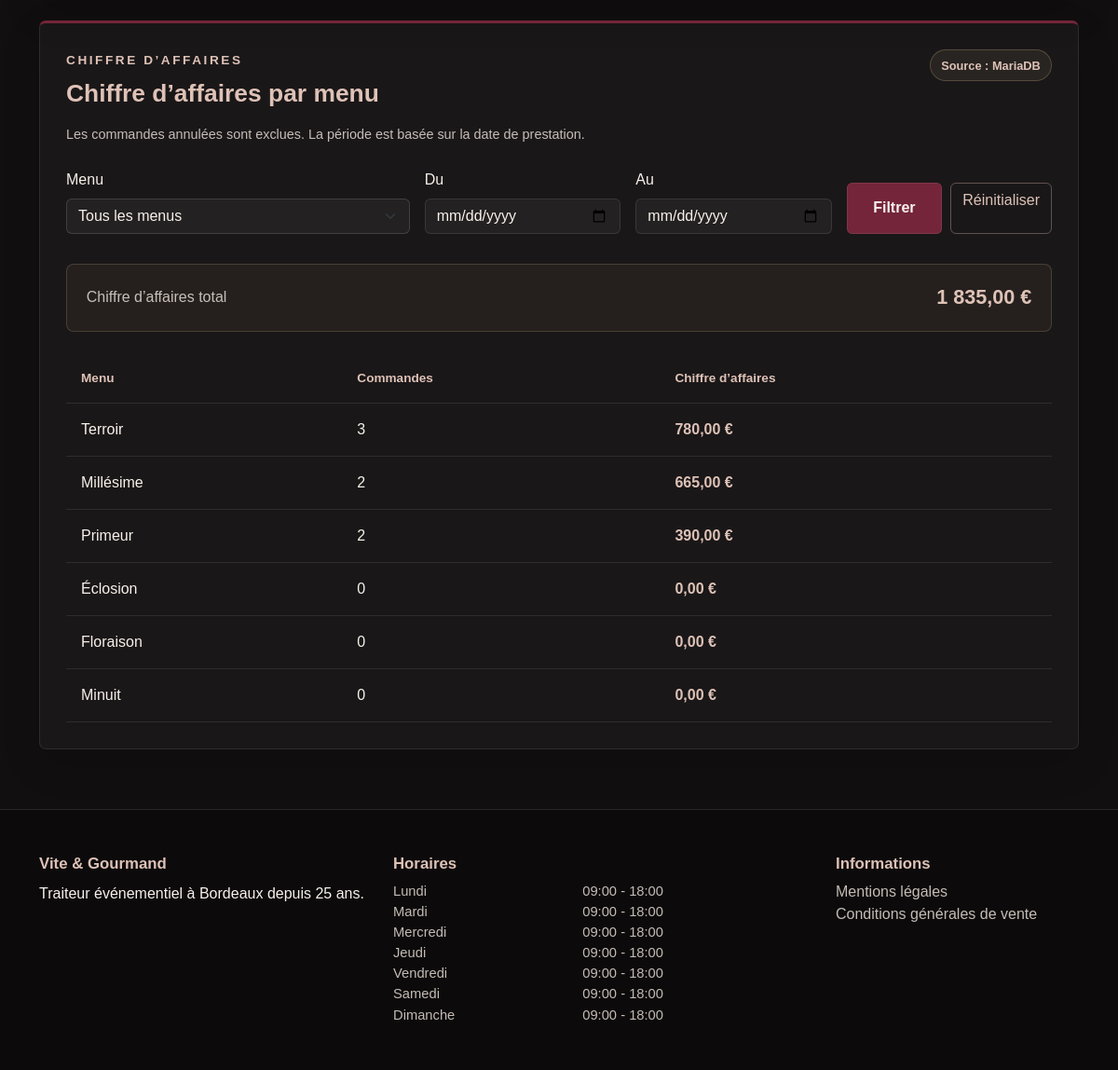
The app's page /admin/statistics (signed in, lower part), older data.
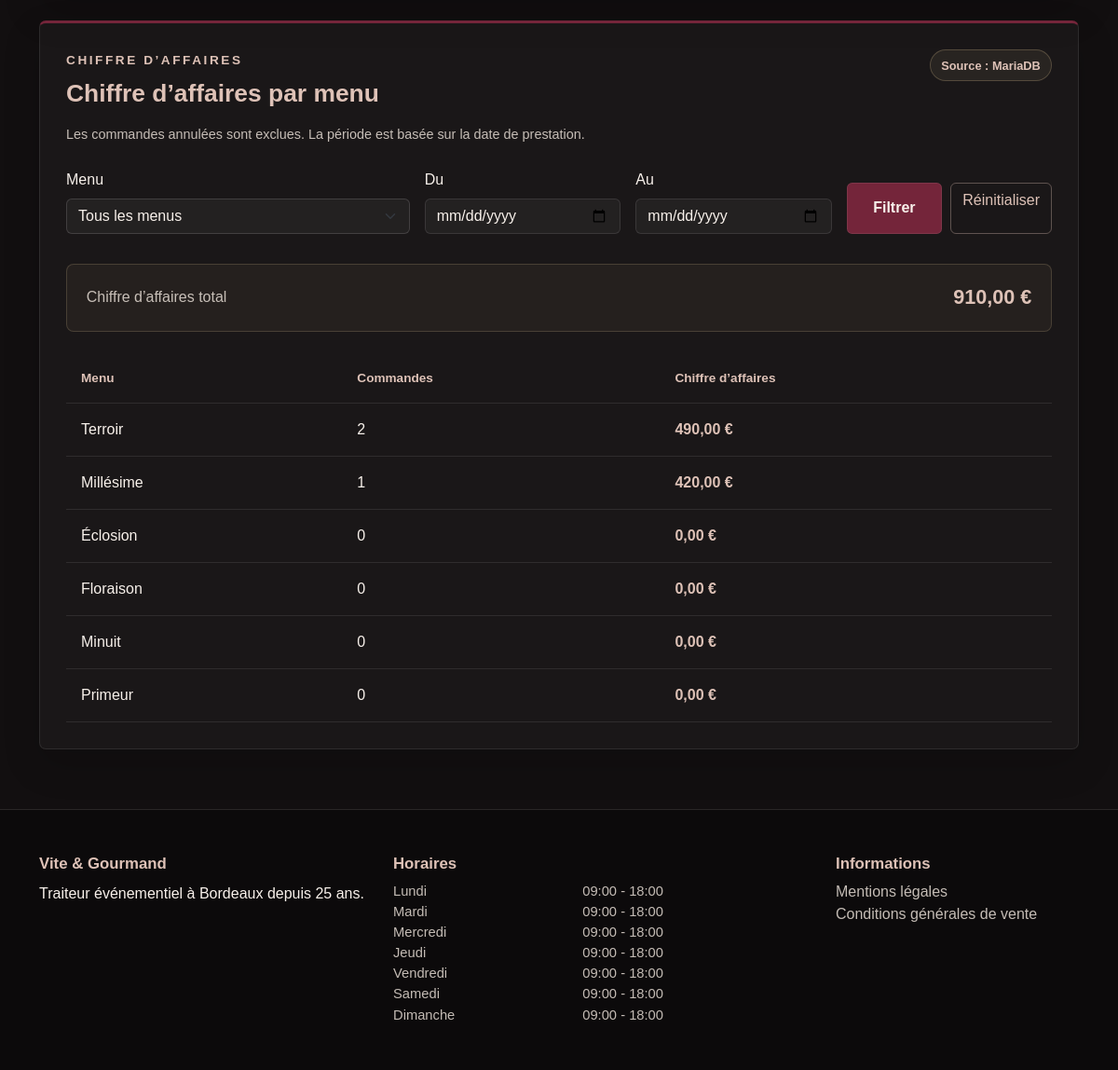
The same page, newer data.
### tables this page shows
CREATE TABLE menus (
    id INT AUTO_INCREMENT PRIMARY KEY,
    theme_id INT NOT NULL,
    dietary_type_id INT NOT NULL,
    title VARCHAR(150) NOT NULL,
    description TEXT NOT NULL,
    conditions TEXT NOT NULL,
    minimum_order_days INT NOT NULL DEFAULT 1,
    available_from DATE NULL,
    available_until DATE NULL,
    minimum_people INT NOT NULL,
    base_price DECIMAL(10, 2) NOT NULL,
    stock_quantity INT NOT NULL DEFAULT 0,
    is_active BOOLEAN NOT NULL DEFAULT TRUE,
    created_at TIMESTAMP NOT NULL DEFAULT CURRENT_TIMESTAMP,
    updated_at TIMESTAMP NOT NULL DEFAULT CURRENT_TIMESTAMP
        ON UPDATE CURRENT_TIMESTAMP,

    CONSTRAINT fk_menus_theme
        FOREIGN KEY (theme_id)
        REFERENCES themes(id)
        ON DELETE RESTRICT,

    CONSTRAINT fk_menus_dietary_type
        FOREIGN KEY (dietary_type_id)
        REFERENCES dietary_types(id)
        ON DELETE RESTRICT
);

CREATE TABLE opening_hours (
    id INT AUTO_INCREMENT PRIMARY KEY,
    day_number TINYINT NOT NULL UNIQUE,
    day_name VARCHAR(20) NOT NULL,
    opening_time TIME NULL,
    closing_time TIME NULL,
    is_closed BOOLEAN NOT NULL DEFAULT FALSE
);

### app/Views/layouts/main.php (called while the page is built)
<?php
require BASE_PATH
    . '/app/Views/layouts/header.php';
require $view;
require BASE_PATH
    . '/app/Views/layouts/footer.php';

### app/Controllers/AdminController.php (called while the page is built, shortened)
<?php
class AdminController
{
    public function statistics(): void
    {
        $revenueError = null;
        $selectedMenuId = null;
        $startDate =
            trim(
                (string) ($_GET['start_date'] ?? '')
            );
        $endDate =
            trim(
                (string) ($_GET['end_date'] ?? '')
            );
        if ($revenueError === null) {
            $revenueStatistics =
                OrderStatistics::getRevenueByMenu(
                    $selectedMenuId,
                    $startDate !== ''
                        ? $startDate
                        : null,
                    $endDate !== ''
                        ? $endDate
                        : null
                );
        }
        $openingHours =
            OpeningHour::getAll();
        $view =
            BASE_PATH
            . '/app/Views/admin/statistics.php';
        require BASE_PATH
            . '/app/Views/layouts/main.php';
    }
}

### app/Services/Router.php (called while the page is built, shortened)
<?php
class Router
{
    private array $routes = [];
    public function get(string $path, array $action): void
    {
        $this->routes['GET'][$path] = $action;
    }
    public function post(string $path, array $action): void
    {
        $this->routes['POST'][$path] = $action;
    }
    public function dispatch(string $uri): void
    {
        $method = $_SERVER['REQUEST_METHOD'];
        $path = parse_url($uri, PHP_URL_PATH) ?? '/';
        $path = '/' . trim($path, '/');
        [$controllerClass, $methodName] = $this->routes[$method][$path];
        $controller = new $controllerClass();
        $controller->$methodName();
    }
}

### public/index.php (called while the page is built, shortened)
<?php
$router = new Router();
$router->dispatch(
    $_SERVER['REQUEST_URI']
);

### app/Models/OrderStatistics.php (called while the page is built, shortened)
<?php
class OrderStatistics
{
    public static function getRevenueByMenu(
        ?int $menuId,
        ?string $startDate,
        ?string $endDate
    ): array {
        $connection = Database::getConnection();
        $sql = '
            SELECT
                menus.id AS menu_id,
                menus.title AS menu_title,
                COUNT(orders.id) AS order_count,
                COALESCE(
                    SUM(orders.total_price),
                    0
                ) AS revenue
            FROM menus
            LEFT JOIN orders
                ON orders.menu_id = menus.id
                AND orders.current_status_id <> (
                    SELECT id
                    FROM order_statuses
                    WHERE name = :cancelled_status
                    LIMIT 1
                )
        ';
        $parameters = [
            'cancelled_status' => 'Annulée',
        ];
        $sql .= '
            WHERE 1 = 1
        ';
        $sql .= '
            GROUP BY
                menus.id,
                menus.title
            ORDER BY
                revenue DESC,
                menus.title ASC
        ';
        $query = $connection->prepare($sql);
        $query->execute($parameters);
        return $query->fetchAll(PDO::FETCH_ASSOC);
    }
}

### app/Models/OpeningHour.php (called while the page is built, shortened)
<?php
class OpeningHour
{
    public static function getAll(): array
    {
        $pdo = Database::getConnection();
        $sql = '
            SELECT
                id,
                day_number,
                day_name,
                opening_time,
                closing_time,
                is_closed
            FROM opening_hours
            ORDER BY day_number
        ';
        $statement = $pdo->query($sql);
        return $statement->fetchAll(PDO::FETCH_ASSOC);
    }
}

### app/Views/admin/statistics.php (the view, shortened to what the changed rows need)
<?php
$revenueTotal = 0.0;
foreach ($revenueStatistics as $statistic) {
    $revenueTotal +=
        (float) $statistic['revenue'];
}
?>
<section class="employee-dashboard-section py-5">
    <div class="container py-3">
        <div
            class="employee-dashboard-card mt-4"
            id="revenue">
            <div class="admin-statistics-heading">
                <div>
                    <h2 class="employee-dashboard-card-title">
                        Chiffre d’affaires par menu
                    </h2>
                </div>
            </div>
            <?php if ($revenueError !== null): ?>
                <div
                    class="alert alert-danger mt-4"
                    role="alert">
                    <?php
                    echo htmlspecialchars(
                        $revenueError
                    );
                    ?>
                </div>
            <?php else: ?>
                <div class="admin-revenue-summary">
                    <span>
                        Chiffre d’affaires total
                    </span>
                    <strong>
                        <?php
                        echo number_format(
                            $revenueTotal,
                            2,
                            ',',
                            ' '
                        );
                        ?> €
                    </strong>
                </div>
                <?php if (empty($revenueStatistics)): ?>
                    <div class="employee-empty-state mt-4">
                        <p class="mb-0">
                            Aucun résultat pour cette période.
                        </p>
                    </div>
                <?php else: ?>
                    <div class="table-responsive mt-4">
                        <table class="admin-revenue-table">
                            <thead>
                                <tr>
                                    <th scope="col">
                                        Menu
                                    </th>
                                    <th scope="col">
                                        Commandes
                                    </th>
                                    <th scope="col">
                                        Chiffre d’affaires
                                    </th>
                                </tr>
                            </thead>
                            <tbody>
                                <?php foreach (
                                    $revenueStatistics
                                    as $statistic
                                ): ?>
                                    <tr>
                                        <td>
                                            <?php
                                            echo htmlspecialchars(
                                                $statistic['menu_title']
                                            );
                                            ?>
                                        </td>
                                        <td>
                                            <?php
                                            echo (int)
                                            $statistic['order_count'];
                                            ?>
                                        </td>
                                        <td>
                                            <strong>
                                                <?php
                                                echo number_format(
                                                    (float)
                                                    $statistic['revenue'],
                                                    2,
                                                    ',',
                                                    ' '
                                                );
                                                ?> €
                                            </strong>
                                        </td>
                                    </tr>
                                <?php endforeach; ?>
                            </tbody>
                        </table>
                    </div>
                <?php endif; ?>
            <?php endif; ?>
        </div>
    </div>
</section>

### app/Views/layouts/footer.php (shortened to what the changed rows need)
</main>
<footer class="site-footer">
    <div class="container py-5">
        <div class="row gy-4">
            <div class="col-lg-4 col-md-6">
                <h2 class="footer-title">
                    Vite & Gourmand
                </h2>
            </div>
            <div class="col-lg-5 col-md-6">
                <h2 class="footer-title">
                    Horaires
                </h2>
                <?php if (!empty($openingHours)): ?>
                    <ul class="opening-hours-list list-unstyled mb-0">
                        <?php foreach ($openingHours as $openingHour): ?>
                            <li class="opening-hours-item">
                                <span>
                                    <?php echo htmlspecialchars($openingHour['day_name']); ?>
                                </span>
                                <span>
                                    <?php if ((bool) $openingHour['is_closed']): ?>
                                        Fermé
                                    <?php else: ?>
                                        <?php
                                        echo htmlspecialchars(
                                            substr($openingHour['opening_time'], 0, 5)
                                        );
                                        ?>
                                        -
                                        <?php
                                        echo htmlspecialchars(
                                            substr($openingHour['closing_time'], 0, 5)
                                        );
                                        ?>
                                    <?php endif; ?>
                                </span>
                            </li>
                        <?php endforeach; ?>
                    </ul>
                <?php else: ?>
                    <p class="mb-0">
                        Les horaires seront bientôt disponibles.
                    </p>
                <?php endif; ?>
            </div>
            <div class="col-lg-3 col-md-6">
                <h2 class="footer-title">
                    Informations
                </h2>
            </div>
        </div>
    </div>
</footer>
</body>
</html>

Row changes from the older to the newer data that the page shows:
changed menus "Terroir": order_count "3" → "2"; revenue "780,00" → "490,00"
changed menus "Millésime": order_count "2" → "1"; revenue "665,00" → "420,00"
changed menus "Primeur": order_count "2" → "0"; revenue "390,00" → "0,00"; moves down the list
Text that changed along with them:
$revenueTotal: "1 835,00" → "910,00"
